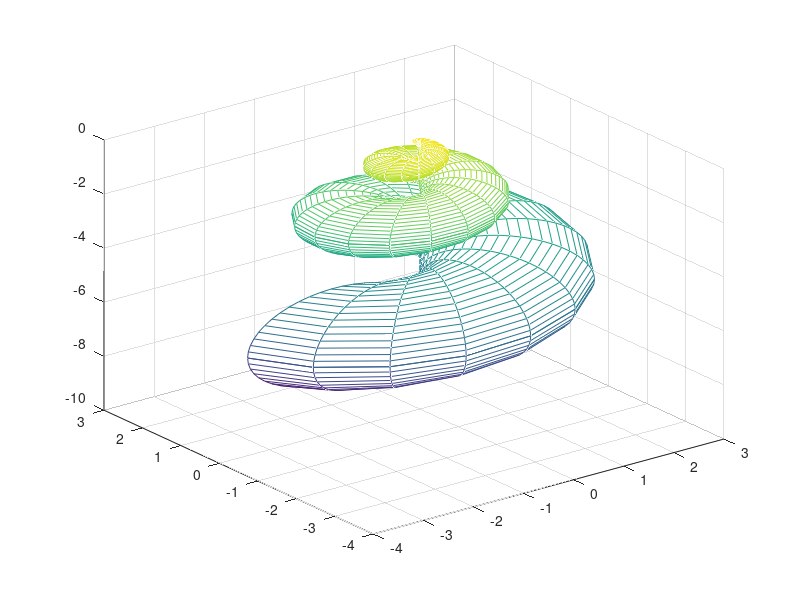

Source code (MATLAB):
u = linspace(0,6*pi,50);
v = linspace(0,2*pi,50);
[U,V] = meshgrid(u,v);


x = 2*(1 - exp(U/(6*pi))).*cos(U).*(cos(V/2)).^2;
y = 2*(-1 + exp(U/(6*pi))).*sin(U).*(cos(V/2)).^2;
z = 1 - exp(U/(3*pi)) - sin(V) + (exp(U/(6*pi))).*sin(V);
axis equal
mesh(x,y,z)